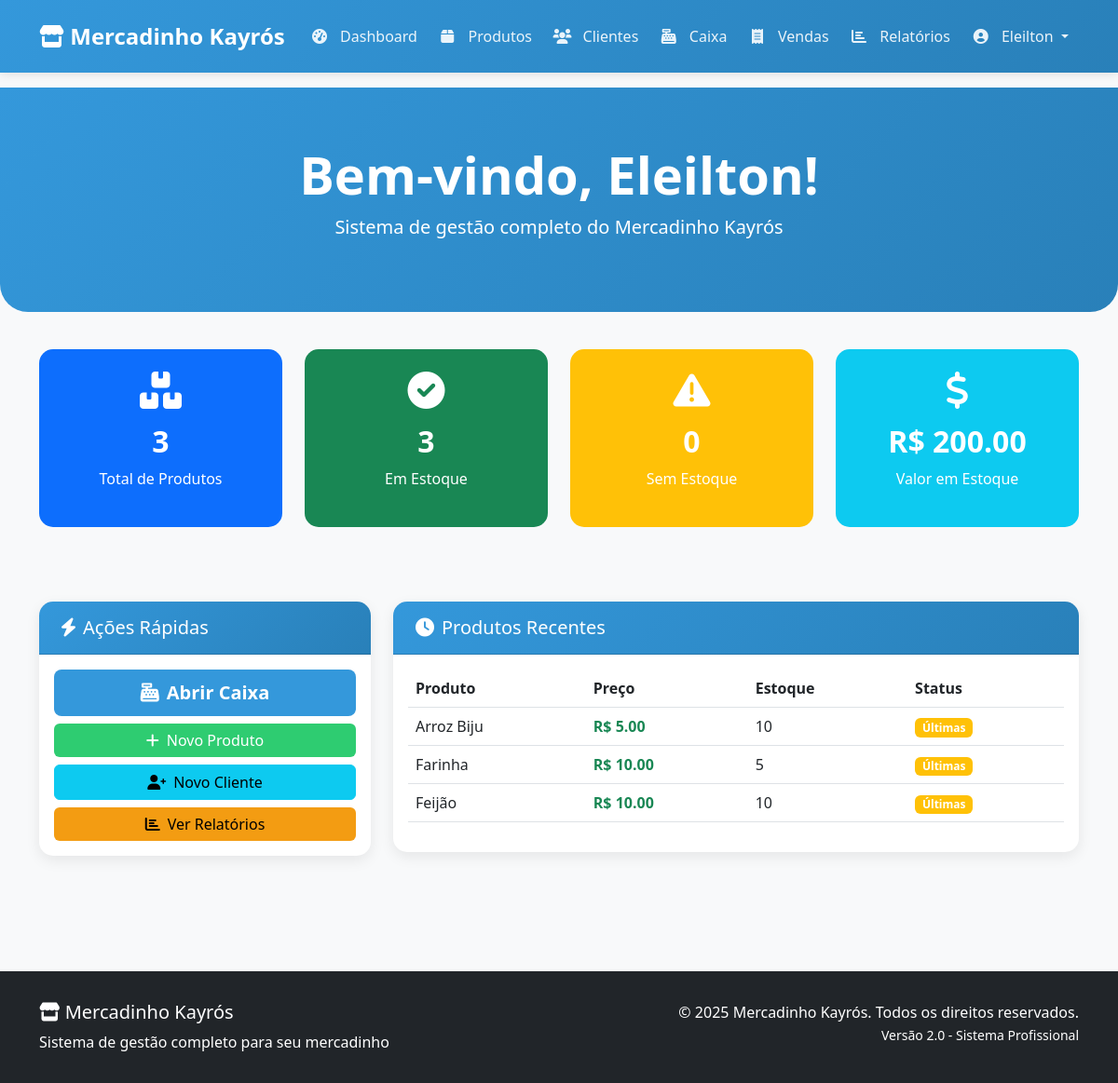
/dashboard (signed in), run on an earlier commit of the app's database.
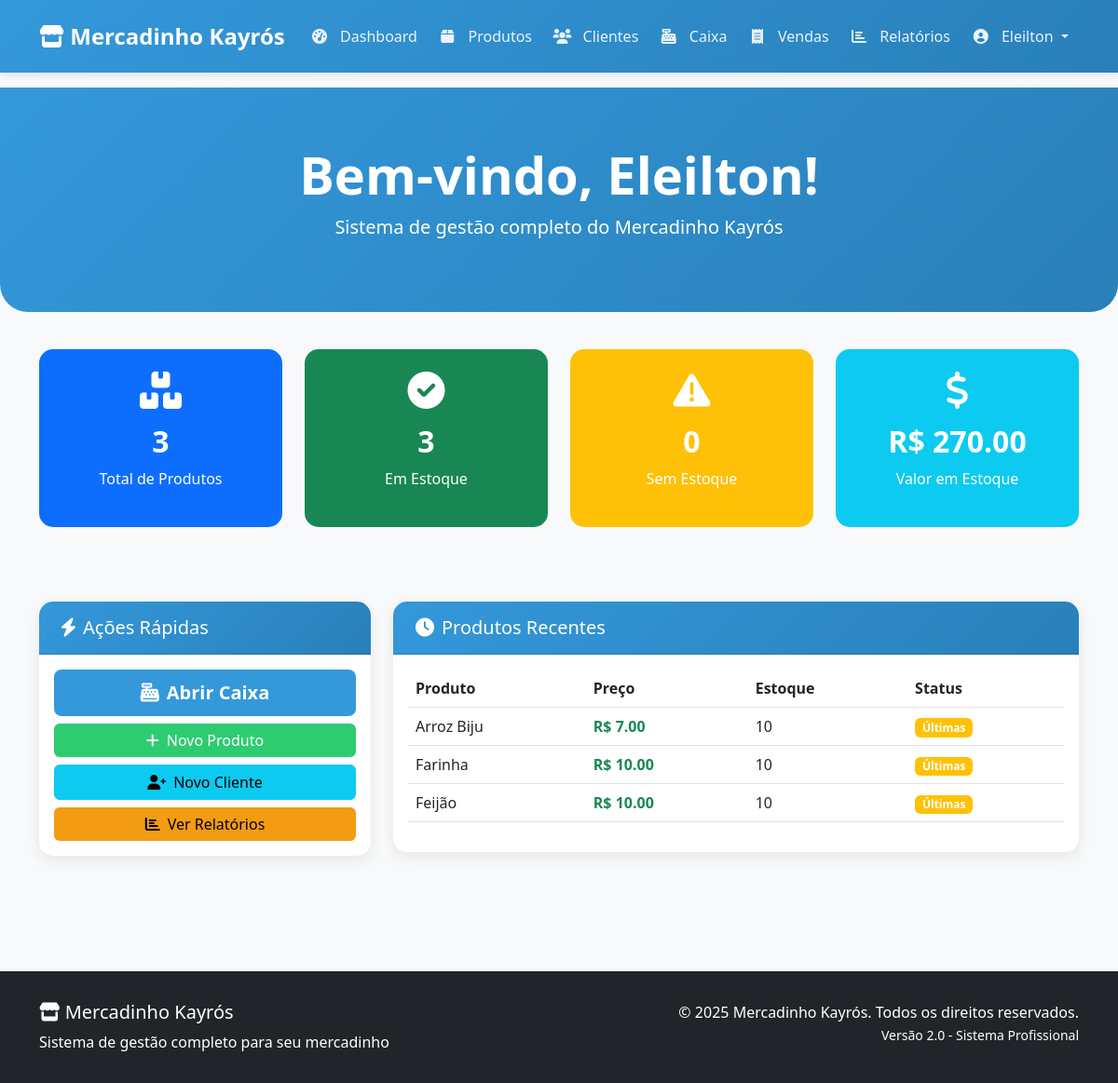
And on a later commit of the database.
### tables this page shows
CREATE TABLE produtos (
        id INTEGER PRIMARY KEY AUTOINCREMENT,
        nome TEXT NOT NULL,
        preco REAL NOT NULL,
        quantidade INTEGER NOT NULL,
        codigo_barras TEXT UNIQUE
    );

### app.py (the view)
@app.route('/dashboard')
@login_required
def dashboard():
    try:
        estatisticas = db.get_estatisticas_gerais()
        produtos_recentes = db.listar_produtos()[:5]  # Últimos 5 produtos
        return render_template('dashboard.html',
                             estatisticas=estatisticas,
                             produtos_recentes=produtos_recentes)
    except Exception as e:
        flash('Erro ao carregar dashboard.', 'danger')
        return redirect(url_for('produtos'))

### app.py (called while the page is built)
@login_manager.user_loader
def load_user(user_id):
    try:
        return db.get_user_by_id(int(user_id))
    except (ValueError, TypeError):
        return None

@app.before_request
def before_request():
    if request.method == 'POST':
        for key, value in request.form.items():
            if len(str(value)) > 1000:
                flash('Dados enviados são muito grandes!', 'danger')
                return redirect(url_for('index'))

@app.context_processor
def inject_template_vars():
    return {
        'current_year': datetime.utcnow().year,
        'current_user': current_user
    }

### logica_banco.py (called while the page is built)
def get_user_by_id(user_id):
    db = DatabaseManager()
    if not db.connect():
        return None
    user_data = db.fetch_one("SELECT * FROM usuarios WHERE id = ?", (user_id,))
    db.disconnect()
    if user_data:
        return User(
            id=user_data['id'],
            username=user_data['username'],
            password_hash=user_data['password_hash']
        )
    return None

def listar_produtos():
    db = DatabaseManager()
    if not db.connect():
        return []
    produtos = db.fetch_all("SELECT * FROM produtos ORDER BY nome")
    db.disconnect()
    return produtos

### templates/dashboard.html (shortened to what the changed rows need)
{% extends "base.html" %}
{% block content %}
<div class="hero-section">
    <div class="container text-center">
        <h1 class="display-4 fw-bold">Bem-vindo, {{ current_user.username }}!</h1>
    </div>
</div>
<div class="container">
    <div class="row mb-5">
        <div class="col-md-3 mb-3">
            <div class="stat-card bg-info">
                <i class="fas fa-dollar-sign"></i>
                <h3>R$ {{ "%.2f"|format(estatisticas.valor_estoque or 0) }}</h3>
                <p>Valor em Estoque</p>
            </div>
        </div>
    </div>
    <div class="row">
        <div class="col-md-8">
            <div class="card">
                <div class="card-body">
                    {% if produtos_recentes %}
                    <div class="table-responsive">
                        <table class="table table-hover">
                            <thead>
                                <tr>
                                    <th>Produto</th>
                                    <th>Preço</th>
                                    <th>Estoque</th>
                                    <th>Status</th>
                                </tr>
                            </thead>
                            <tbody>
                                {% for produto in produtos_recentes %}
                                <tr>
                                    <td>{{ produto.nome }}</td>
                                    <td class="fw-bold text-success">R$ {{ "%.2f"|format(produto.preco) }}</td>
                                    <td>{{ produto.quantidade }}</td>
                                    <td>
                                        {% if produto.quantidade > 10 %}
                                        <span class="badge bg-success">Disponível</span>
                                        {% elif produto.quantidade > 0 %}
                                        <span class="badge bg-warning">Últimas</span>
                                        {% else %}
                                        <span class="badge bg-danger">Esgotado</span>
                                        {% endif %}
                                    </td>
                                </tr>
                                {% endfor %}
                            </tbody>
                        </table>
                    </div>
                    {% endif %}
                </div>
            </div>
        </div>
    </div>
</div>
{% endblock %}

What changed in the data, as far as the page shows it:
changed produtos "Arroz Biju": preco "5.00" → "7.00"
changed produtos "Farinha": quantidade "5" → "10"
Also different on the page:
{{ "%.2f"|format(estatisticas.valor_estoque or 0) }}: "200.00" → "270.00"
